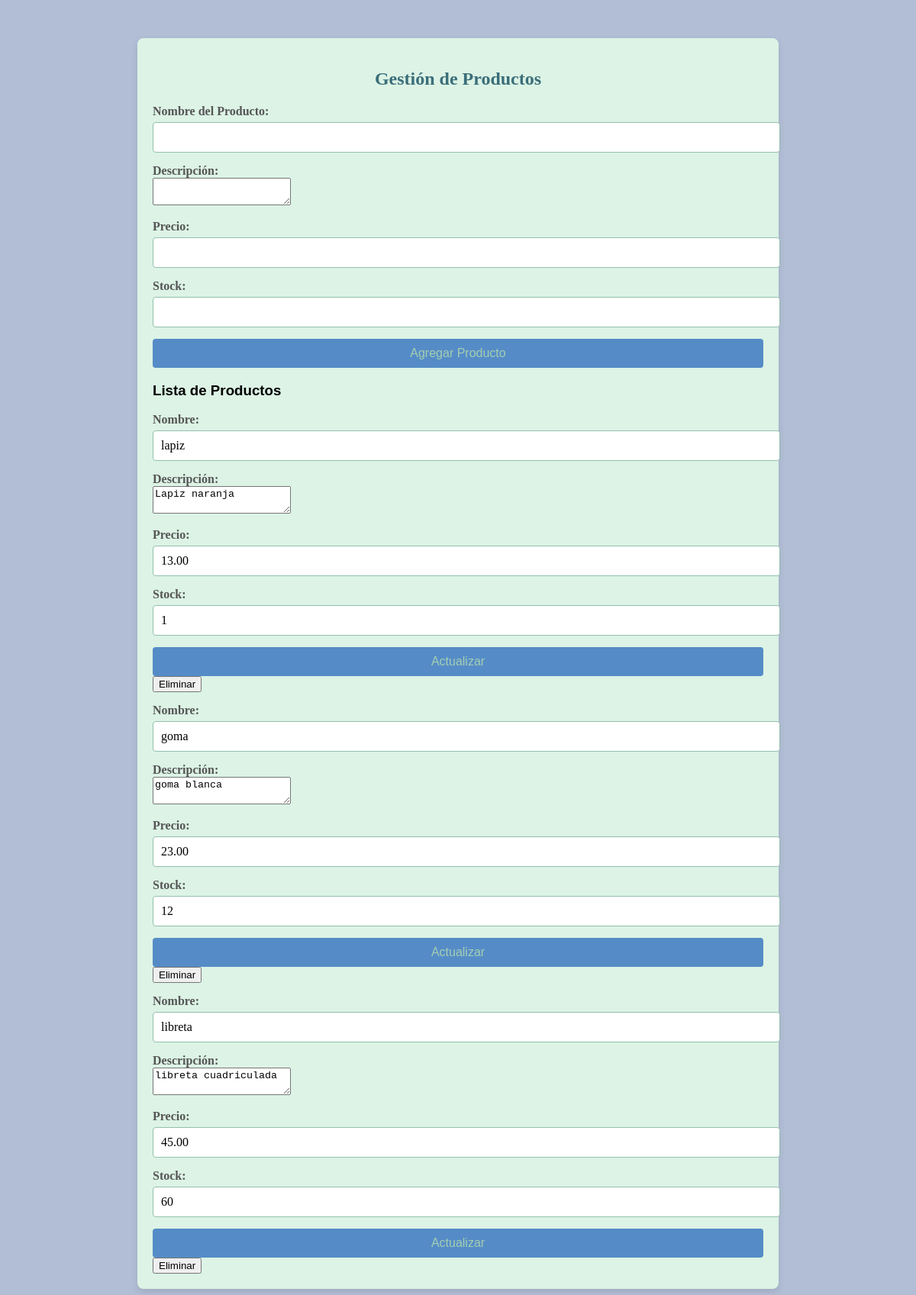
Page /gestionar_productos.php on the committed database.
### tables this page shows
CREATE TABLE `productos` (
  `id` int(11) NOT NULL,
  `nombre_producto` varchar(100) NOT NULL,
  `descripcion` text DEFAULT NULL,
  `precio` decimal(10,2) NOT NULL,
  `stock` int(11) NOT NULL,
  `creado_en` timestamp NOT NULL DEFAULT current_timestamp()
);

### gestionar_productos.php (the view, shortened to what this page needs)
<?php
include 'conexion.php';
$sql = "SELECT * FROM productos";
$result = $conn->query($sql);
?>
<!DOCTYPE html>
<html lang="es">
<head>
    <link rel="stylesheet" href="styles.css">
</head>
<body>
    <div class="container">
        <h2>Gestión de Productos</h2>
        <form method="POST" action="">
            <label>Nombre del Producto:</label>
            <input type="text" name="nombre_producto" required>
            <label>Descripción:</label>
            <textarea name="descripcion" required></textarea>
            <label>Precio:</label>
            <input type="number" name="precio" step="0.01" required>
            <label>Stock:</label>
            <input type="number" name="stock" required>
            <input type="submit" value="Agregar Producto">
        </form>
        <h3>Lista de Productos</h3>
        <?php while ($row = $result->fetch_assoc()) { ?>
            <form method="POST" action="">
                <label>Nombre:</label>
                <input type="text" name="nombre_producto" value="<?php echo $row['nombre_producto']; ?>" required>
                <label>Descripción:</label>
                <textarea name="descripcion" required><?php echo $row['descripcion']; ?></textarea>
                <label>Precio:</label>
                <input type="number" name="precio" step="0.01" value="<?php echo $row['precio']; ?>" required>
                <label>Stock:</label>
                <input type="number" name="stock" value="<?php echo $row['stock']; ?>" required>
                <input type="submit" value="Actualizar">
                <button type="submit" name="action" value="delete">Eliminar</button>
            </form>
        <?php } ?>
    </div>
</body>
</html>

### styles.css (style rules this page uses)
body { font-family: 'Arial', sans-serif; background-color: #b2bed6; margin: 0; padding: 0; }
.container { max-width: 800px; margin: 50px auto; padding: 20px; background-color: #dcf3e5; border-radius: 8px; box-shadow: 0 4px 10px rgba(0, 0, 0, 0.1); }
h2 { font-family: 'Times New Roman', Times, serif; text-align: center; color: #3b6e7a; }
label { font-family: cursive; display: block; margin-top: 15px; font-weight: bold; color: #555555; }
input[type="text"], input[type="email"], input[type="password"], input[type="number"], select { font-family: cursive; width: 100%; padding: 10px; margin-top: 5px; border: 1px solid #93c0ad; border-radius: 4px; font-size: 16px; }
input[type="submit"] { background-color: #558cc7; color: rgb(164, 206, 178); padding: 10px 15px; border: none; border-radius: 4px; cursor: pointer; font-size: 16px; margin-top: 15px; width: 100%; }

### rows in the picture
productos: nombre_producto "lapiz", descripcion "Lapiz naranja", precio "13.00", stock "1"
productos: nombre_producto "goma", descripcion "goma blanca", precio "23.00", stock "12"
productos: nombre_producto "libreta", descripcion "libreta cuadriculada", precio "45.00", stock "60"
